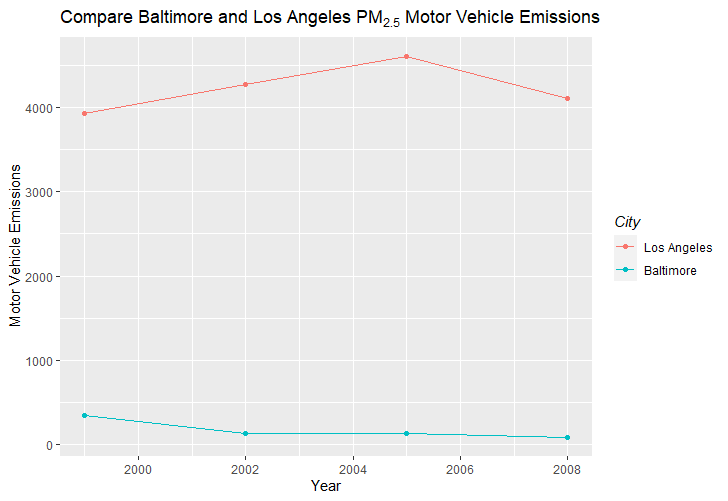

Reproduce this figure in R.
BMV_LAMV <- subset(NEI, NEI$fips %in% c("24510","06037") & NEI$type == "ON-ROAD")
BMV_LAMVAGG <- aggregate(Emissions ~ year + fips, BMV_LAMV, sum)

ggplot(BMV_LAMVAGG, aes(year, Emissions, col = fips)) +
  geom_line() +
  geom_point() +
  ggtitle(expression("Compare Baltimore and Los Angeles" ~ PM[2.5] ~ "Motor Vehicle Emissions")) +
  labs(x = "Year", y = expression("Motor Vehicle Emissions") ) +
  scale_colour_discrete(name = "City", labels = c("Los Angeles", "Baltimore")) +
  theme(legend.title = element_text(face = "italic"))
